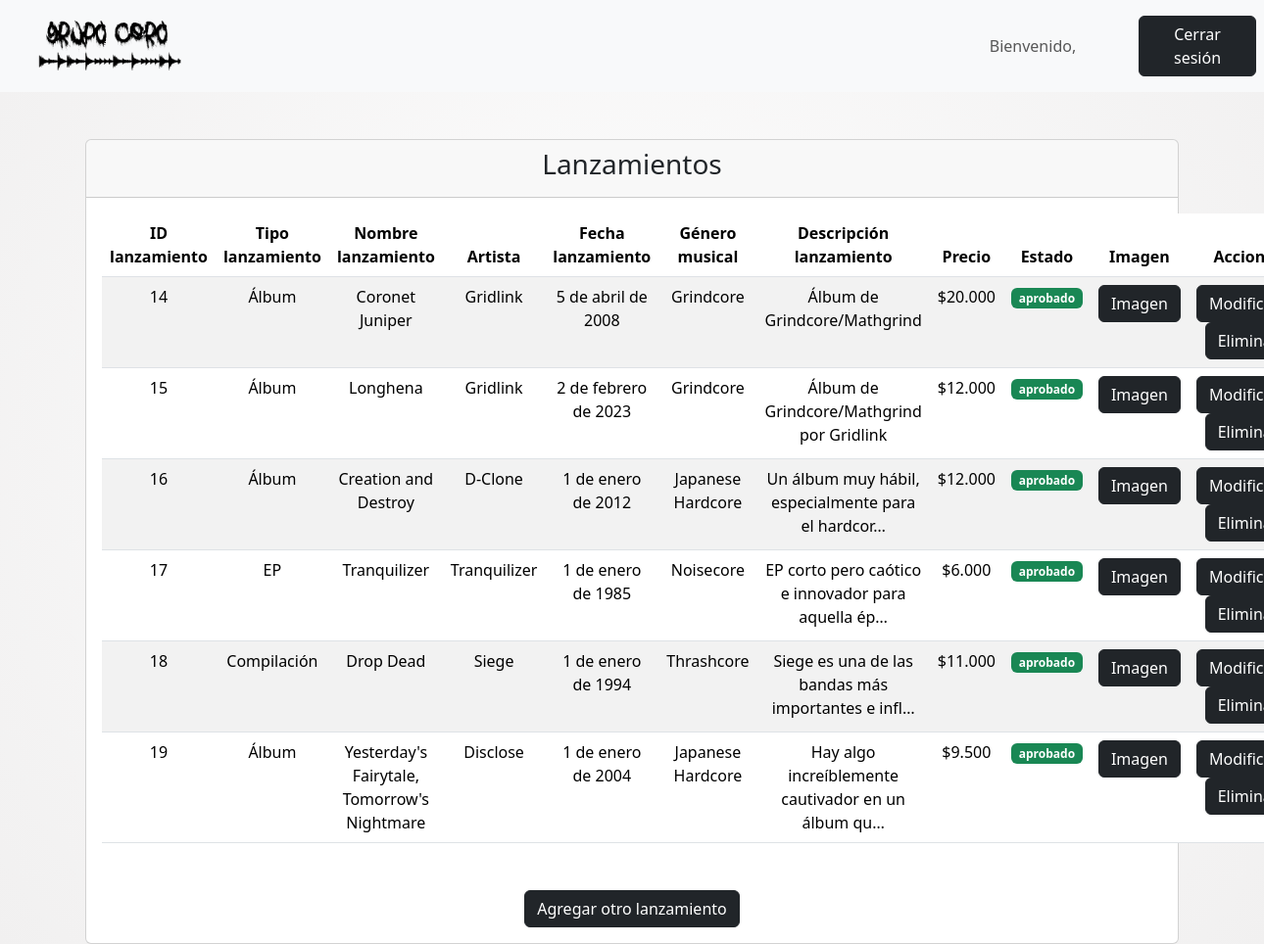
Before: /lanzamientosobjects/ with the older database file.
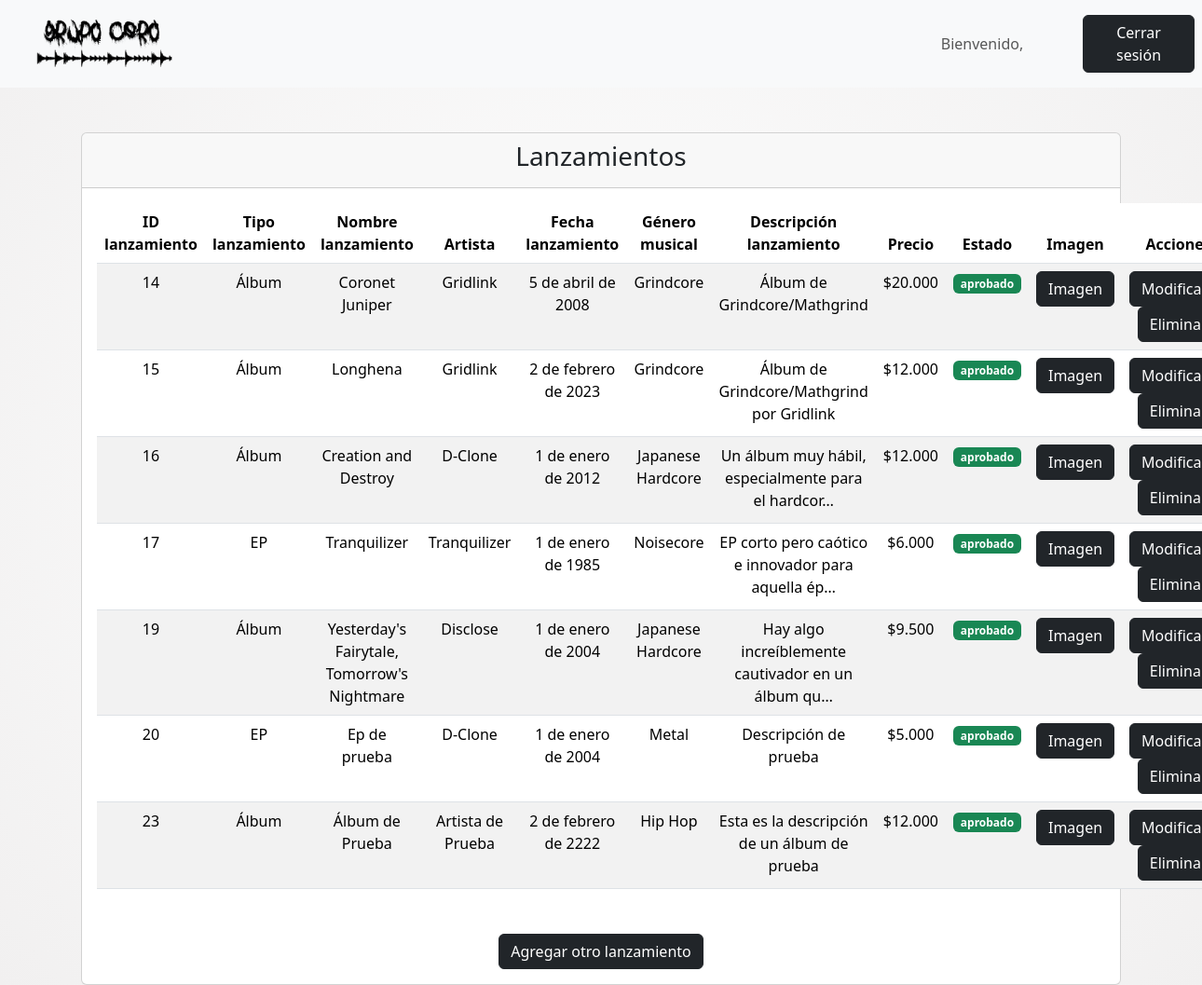
After: the same page with the newer database file.
### core/models.py (models this page shows, shortened)
class Lanzamiento(models.Model):
    tipoLanzamiento = models.ForeignKey(TipoLanzamiento, on_delete=models.CASCADE)
    nombreLanzamiento = models.CharField(max_length=50)
    artista = models.ForeignKey(Artista, on_delete=models.CASCADE)
    fechaLanzamiento = models.DateField()
    genero = models.ForeignKey(GeneroMusical, on_delete=models.CASCADE)
    descripcionLanzamiento = models.TextField()
    precio = models.IntegerField(default=0)
    imagen = models.ImageField(upload_to='lanzamientos/', null=True, blank=True)
    aprobado = models.CharField(max_length=20, choices=TIPO_APROBACION, default='pendiente')
    fecha_solicitud = models.DateField(null=True, blank=True, default=datetime.date.today)
    feedback = models.TextField(blank=True)
    def precio_clp(self):
        return "${:,.0f}".format(self.precio).replace(",", ".")
    class Meta:
        verbose_name = "Lanzamiento"
        verbose_name_plural = "Lanzamientos"

class TipoLanzamiento(models.Model):
    nombreTipo = models.CharField(max_length=20)
    aprobado = models.CharField(max_length=20, choices=TIPO_APROBACION, default='pendiente')
    fecha_solicitud = models.DateField(null=True, blank=True, default=datetime.date.today)
    feedback = models.TextField(blank=True)
    def __str__(self):
        return self.nombreTipo
    class Meta:
        verbose_name = "Tipo de lanzamiento"
        verbose_name_plural = "Tipos de lanzamiento"

class Artista(models.Model):
    nombreArtista = models.CharField(max_length=50)
    fecha_nacimiento = models.DateField(null=True, blank=True)
    biografia = models.TextField()
    imagen = models.ImageField(upload_to='artistas/', null=False, blank=False)
    aprobado = models.CharField(max_length=20, choices=TIPO_APROBACION, default='pendiente')
    fecha_solicitud = models.DateField(null=True, blank=True, default=datetime.date.today)
    feedback = models.TextField(blank=True)
    def __str__(self):
        return self.nombreArtista
    class Meta:
        verbose_name = "Artista"
        verbose_name_plural = "Artistas"

class GeneroMusical(models.Model):
    nombreGenero = models.CharField(max_length=30)
    aprobado = models.CharField(max_length=20, choices=TIPO_APROBACION, default='pendiente')
    fecha_solicitud = models.DateField(null=True, blank=True, default=datetime.date.today)
    feedback = models.TextField(blank=True)
    def __str__(self):
        return self.nombreGenero
    class Meta:
        verbose_name = "Género Musical"
        verbose_name_plural = "Géneros Musicales"

### core/views.py (the view)
# urls.py: path('lanzamientosobjects/', lanzamientosobjects, name='lanzamientosobjects'),
def lanzamientosobjects(request):
    auxLanzObj = {
        'listaLanzObj' : Lanzamiento.objects.all()
    }
    return render(request, 'core/miembros/lanzamientos/lanzamientosobjects.html', auxLanzObj)

### core/templates/core/miembros/lanzamientos/lanzamientosobjects.html (shortened to what this page needs)
<!DOCTYPE html>
<html lang="es">
    {% load static %}
<head>
    <link href="https://cdn.jsdelivr.net/npm/bootstrap@5.3.3/dist/css/bootstrap.min.css" rel="stylesheet">
    <link rel="stylesheet" href="{% static 'core/css/style.css' %}">
</head>
<body>
<nav class="navbar navbar-expand-sm bg-light navbar-light justify-content-center">
    <div class="container-fluid">
        <a class="navbar-brand" href="{% url 'miembrosindex' %}">
            <img src="{% static 'core/img/LOGO.png' %}" alt="Avatar Logo" style="width:200px;" class="rounded-pill">
        </a>
    </div>
    <ul class="navbar-nav">
        <li class="nav-item">
            <a class="nav-link text-center" style="width:200px;">Bienvenido, {{ user.username }}</a>
        </li>
    </ul>
    <ul class="navbar-nav">
        <li class="nav-item">
            <a class="nav-link" href="{% url 'logout' %}">
                <button class="btn btn-dark" type="button" style="width:120px;">Cerrar sesión</button>
            </a>
        </li>
    </ul>
</nav>
<div class="container mt-5 text-center">
    <div class="card">
        <div class="card-header">
            <h3 class="card-title">Lanzamientos</h3>
        </div>
        <div class="card-body">
            <table class="table table-striped mb-5">
                <thead>
                    <tr>
                        <th scope="col">ID lanzamiento</th>
                        <th scope="col">Tipo lanzamiento</th>
                        <th scope="col">Nombre lanzamiento</th>
                        <th scope="col">Artista</th>
                        <th scope="col">Fecha lanzamiento</th>
                        <th scope="col">Género musical</th>
                        <th scope="col">Descripción lanzamiento</th>
                        <th scope="col">Precio</th>
                        <th scope="col">Estado</th>
                        <th scope="col">Imagen</th>
                        <th scope="col">Acciones</th>
                    </tr>
                </thead>
                <tbody>
                    {% for auxLanzObj in listaLanzObj %}
                    <tr>
                        <td>{{ auxLanzObj.pk }}</td>
                        <td>{{ auxLanzObj.tipoLanzamiento }}</td>
                        <td>{{ auxLanzObj.nombreLanzamiento }}</td>
                        <td>{{ auxLanzObj.artista }}</td>
                        <td>{{ auxLanzObj.fechaLanzamiento }}</td>
                        <td>{{ auxLanzObj.genero }}</td>
                        <td>{{ auxLanzObj.descripcionLanzamiento|truncatechars:50 }}</td>
                        <td>{{ auxLanzObj.precio_clp }}</td>
                        {% if auxLanzObj.aprobado == 'aprobado' %}
                            <td><span class="badge bg-success">{{ auxLanzObj.aprobado }}</span></td>
                        {% elif auxLanzObj.aprobado == 'pendiente' %}
                            <td><span class="badge bg-secondary">{{ auxLanzObj.aprobado }}</span></td>
                        {% endif %}
                        <td>
                            {% if auxLanzObj.imagen %}
                            <a href="#" class="btn btn-dark" data-bs-toggle="modal" data-bs-target="#modalImagen{{ auxLanzObj.pk }}">Imagen</a>
                            {% endif %}
                        </td>
                        <td>
                            <a href="{% url 'lanzamientosupdate' auxLanzObj.pk %}" class="btn btn-dark me-2">Modificar</a>
                            <button type="button" class="btn btn-dark" data-bs-toggle="modal" data-bs-target="#confirmModal{{ auxLanzObj.pk }}">
                                Eliminar
                            </button>
                        </td>
                    </tr>
                    {% endfor %}
                </tbody>
            </table>
            <div class="text-center">
                <a href="{% url 'lanzamientosadd' %}" class="btn btn-dark">Agregar otro lanzamiento</a>
            </div>
        </div>
    </div>
</div>
</body>
</html>

Changed rows visible on the page:
removed Lanzamiento: pk "18", tipoLanzamiento "Compilación", nombreLanzamiento "Drop Dead", artista "Siege", fechaLanzamiento "1 de enero de 1994", genero "Thrashcore", descripcionLanzamiento "Siege es una de las bandas más importantes e infl…", precio_clp "$11.000", aprobado "aprobado"
added Lanzamiento: pk "20", tipoLanzamiento "EP", nombreLanzamiento "Ep de prueba", artista "D-Clone", fechaLanzamiento "1 de enero de 2004", genero "Metal", descripcionLanzamiento "Descripción de prueba", precio_clp "$5.000", aprobado "aprobado"
added Lanzamiento: pk "23", tipoLanzamiento "Álbum", nombreLanzamiento "Álbum de Prueba", artista "Artista de Prueba", fechaLanzamiento "2 de febrero de 2222", genero "Hip Hop", descripcionLanzamiento "Esta es la descripción de un álbum de prueba", precio_clp "$12.000", aprobado "aprobado"
